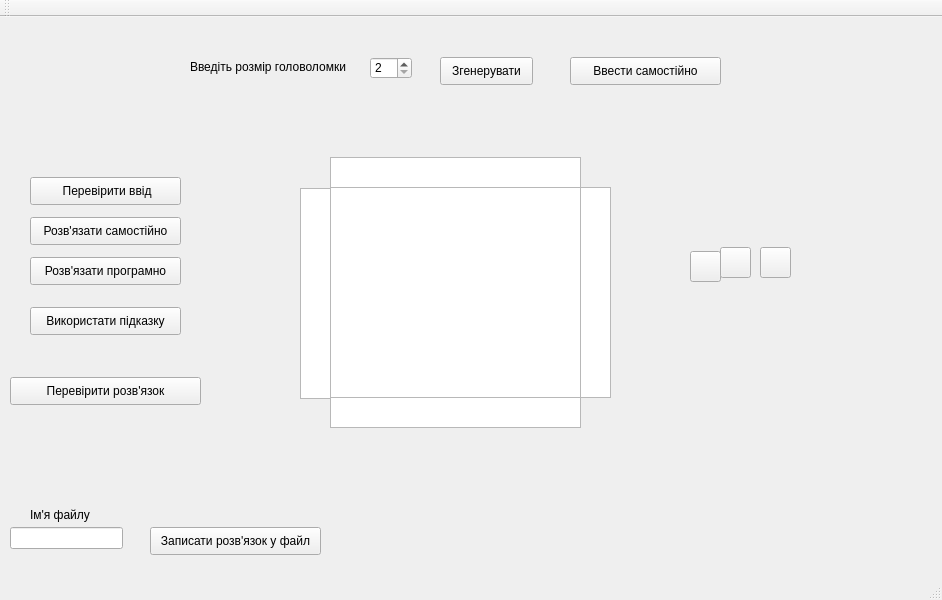
<?xml version="1.0" encoding="UTF-8"?>
<ui version="4.0">
 <class>Arrowgame</class>
 <widget class="QMainWindow" name="Arrowgame">
  <property name="geometry">
   <rect>
    <x>0</x>
    <y>0</y>
    <width>942</width>
    <height>600</height>
   </rect>
  </property>
  <property name="minimumSize">
   <size>
    <width>800</width>
    <height>600</height>
   </size>
  </property>
  <property name="windowTitle">
   <string>Гра Стрілки</string>
  </property>
  <widget class="QWidget" name="centralWidget">
   <widget class="QPushButton" name="to_solve">
    <property name="geometry">
     <rect>
      <x>30</x>
      <y>240</y>
      <width>151</width>
      <height>28</height>
     </rect>
    </property>
    <property name="text">
     <string>Розв'язати програмно</string>
    </property>
   </widget>
   <widget class="QTableView" name="tableView">
    <property name="geometry">
     <rect>
      <x>330</x>
      <y>170</y>
      <width>251</width>
      <height>211</height>
     </rect>
    </property>
    <attribute name="horizontalHeaderDefaultSectionSize">
     <number>42</number>
    </attribute>
    <attribute name="horizontalHeaderMinimumSectionSize">
     <number>40</number>
    </attribute>
    <attribute name="verticalHeaderDefaultSectionSize">
     <number>40</number>
    </attribute>
    <attribute name="verticalHeaderMinimumSectionSize">
     <number>40</number>
    </attribute>
   </widget>
   <widget class="QSpinBox" name="spinBox">
    <property name="geometry">
     <rect>
      <x>370</x>
      <y>40</y>
      <width>42</width>
      <height>22</height>
     </rect>
    </property>
    <property name="minimum">
     <number>2</number>
    </property>
    <property name="maximum">
     <number>8</number>
    </property>
    <property name="value">
     <number>2</number>
    </property>
   </widget>
   <widget class="QLabel" name="label">
    <property name="geometry">
     <rect>
      <x>190</x>
      <y>40</y>
      <width>171</width>
      <height>20</height>
     </rect>
    </property>
    <property name="text">
     <string>Введіть розмір головоломки</string>
    </property>
   </widget>
   <widget class="QTableView" name="downarrows">
    <property name="geometry">
     <rect>
      <x>330</x>
      <y>380</y>
      <width>251</width>
      <height>31</height>
     </rect>
    </property>
    <attribute name="horizontalHeaderDefaultSectionSize">
     <number>42</number>
    </attribute>
    <attribute name="horizontalHeaderMinimumSectionSize">
     <number>40</number>
    </attribute>
    <attribute name="verticalHeaderDefaultSectionSize">
     <number>31</number>
    </attribute>
    <attribute name="verticalHeaderMinimumSectionSize">
     <number>31</number>
    </attribute>
   </widget>
   <widget class="QTableView" name="leftarrows">
    <property name="geometry">
     <rect>
      <x>300</x>
      <y>171</y>
      <width>31</width>
      <height>211</height>
     </rect>
    </property>
    <attribute name="horizontalHeaderDefaultSectionSize">
     <number>49</number>
    </attribute>
    <attribute name="horizontalHeaderMinimumSectionSize">
     <number>31</number>
    </attribute>
    <attribute name="verticalHeaderDefaultSectionSize">
     <number>40</number>
    </attribute>
    <attribute name="verticalHeaderMinimumSectionSize">
     <number>40</number>
    </attribute>
   </widget>
   <widget class="QTableView" name="rightarrows">
    <property name="geometry">
     <rect>
      <x>580</x>
      <y>170</y>
      <width>31</width>
      <height>211</height>
     </rect>
    </property>
    <attribute name="horizontalHeaderDefaultSectionSize">
     <number>49</number>
    </attribute>
    <attribute name="horizontalHeaderMinimumSectionSize">
     <number>31</number>
    </attribute>
    <attribute name="verticalHeaderDefaultSectionSize">
     <number>40</number>
    </attribute>
    <attribute name="verticalHeaderMinimumSectionSize">
     <number>40</number>
    </attribute>
   </widget>
   <widget class="QPushButton" name="to_gen">
    <property name="geometry">
     <rect>
      <x>440</x>
      <y>40</y>
      <width>93</width>
      <height>28</height>
     </rect>
    </property>
    <property name="text">
     <string>Згенерувати</string>
    </property>
   </widget>
   <widget class="QPushButton" name="to_enter">
    <property name="geometry">
     <rect>
      <x>570</x>
      <y>40</y>
      <width>151</width>
      <height>28</height>
     </rect>
    </property>
    <property name="text">
     <string>Ввести самостійно</string>
    </property>
   </widget>
   <widget class="QPushButton" name="to_check">
    <property name="geometry">
     <rect>
      <x>30</x>
      <y>160</y>
      <width>151</width>
      <height>28</height>
     </rect>
    </property>
    <property name="text">
     <string> Перевірити ввід</string>
    </property>
   </widget>
   <widget class="QPushButton" name="to_play">
    <property name="geometry">
     <rect>
      <x>30</x>
      <y>200</y>
      <width>151</width>
      <height>28</height>
     </rect>
    </property>
    <property name="text">
     <string>Розв'язати самостійно</string>
    </property>
   </widget>
   <widget class="QPushButton" name="b1">
    <property name="geometry">
     <rect>
      <x>690</x>
      <y>234</y>
      <width>31</width>
      <height>31</height>
     </rect>
    </property>
    <property name="text">
     <string/>
    </property>
   </widget>
   <widget class="QPushButton" name="b2">
    <property name="geometry">
     <rect>
      <x>720</x>
      <y>230</y>
      <width>31</width>
      <height>31</height>
     </rect>
    </property>
    <property name="text">
     <string/>
    </property>
   </widget>
   <widget class="QPushButton" name="b3">
    <property name="geometry">
     <rect>
      <x>760</x>
      <y>230</y>
      <width>31</width>
      <height>31</height>
     </rect>
    </property>
    <property name="text">
     <string/>
    </property>
   </widget>
   <widget class="QPushButton" name="to_confirm">
    <property name="geometry">
     <rect>
      <x>10</x>
      <y>360</y>
      <width>191</width>
      <height>28</height>
     </rect>
    </property>
    <property name="text">
     <string>Перевірити розв'язок</string>
    </property>
   </widget>
   <widget class="QLineEdit" name="lineEdit">
    <property name="geometry">
     <rect>
      <x>10</x>
      <y>510</y>
      <width>113</width>
      <height>22</height>
     </rect>
    </property>
   </widget>
   <widget class="QPushButton" name="to_write">
    <property name="geometry">
     <rect>
      <x>150</x>
      <y>510</y>
      <width>171</width>
      <height>28</height>
     </rect>
    </property>
    <property name="text">
     <string>Записати розв'язок у файл</string>
    </property>
   </widget>
   <widget class="QPushButton" name="to_hint">
    <property name="geometry">
     <rect>
      <x>30</x>
      <y>290</y>
      <width>151</width>
      <height>28</height>
     </rect>
    </property>
    <property name="text">
     <string>Використати підказку</string>
    </property>
   </widget>
   <widget class="QLabel" name="lab">
    <property name="geometry">
     <rect>
      <x>30</x>
      <y>490</y>
      <width>71</width>
      <height>16</height>
     </rect>
    </property>
    <property name="text">
     <string>Ім'я файлу</string>
    </property>
   </widget>
   <widget class="QTableView" name="uparrows">
    <property name="geometry">
     <rect>
      <x>330</x>
      <y>140</y>
      <width>251</width>
      <height>31</height>
     </rect>
    </property>
    <property name="showGrid">
     <bool>true</bool>
    </property>
    <property name="sortingEnabled">
     <bool>false</bool>
    </property>
    <property name="cornerButtonEnabled">
     <bool>true</bool>
    </property>
    <attribute name="horizontalHeaderMinimumSectionSize">
     <number>40</number>
    </attribute>
    <attribute name="verticalHeaderDefaultSectionSize">
     <number>31</number>
    </attribute>
   </widget>
  </widget>
  <widget class="QToolBar" name="mainToolBar">
   <attribute name="toolBarArea">
    <enum>TopToolBarArea</enum>
   </attribute>
   <attribute name="toolBarBreak">
    <bool>false</bool>
   </attribute>
  </widget>
  <widget class="QStatusBar" name="statusBar"/>
 </widget>
 <layoutdefault spacing="6" margin="11"/>
 <resources/>
 <connections/>
</ui>
